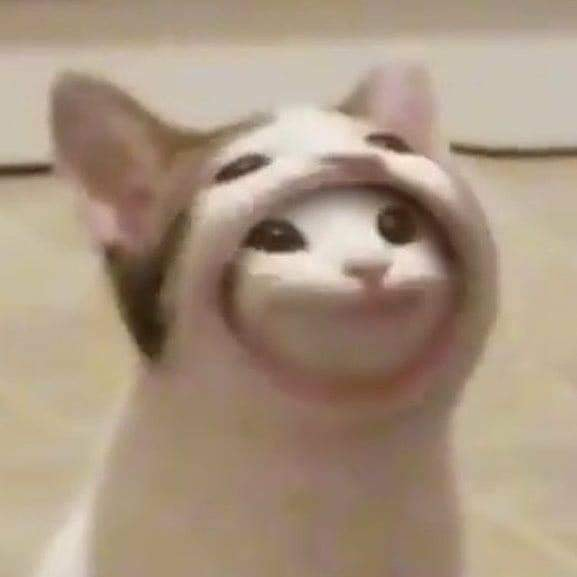
#> input picture FourierTransform/sample.jpg, 577 x 577 px, found by its file name
$ python FourierTransform.py
#> lines starting #> are read from the running program, lines starting #| are printed output that depends on the picture
import numpy as np
import cv2 as cv

img = cv.imread("D:\Work\Python\Image Processing\FourierTransform\sample.jpg", cv.IMREAD_GRAYSCALE)
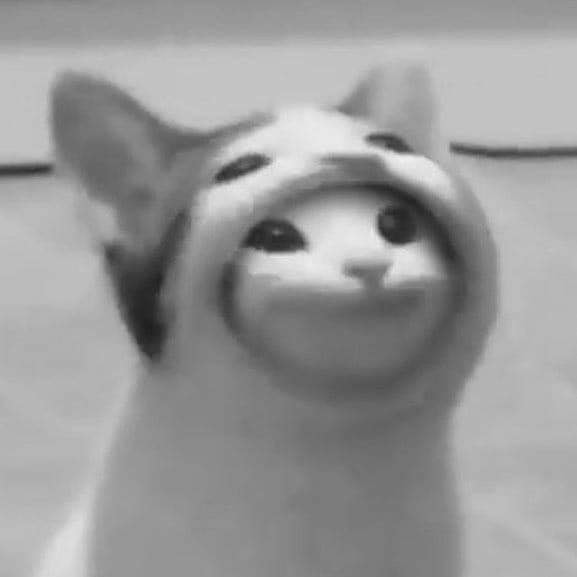
#> img: shape (577, 577); min 29, max 242, mean 152.9

# Cast Data type to float 32 bit
img = img.astype(np.float32);

#take Fourier transform
imgF = np.fft.fft2(img)

#ship (0,0) to center of image
imgF = np.fft.fftshift(imgF)

#find magnitude & phase
imgReal = np.real(imgF)
imgIma = np.imag(imgF)
imgMag = np.sqrt(imgReal**2 + imgIma**2)
imgPhs = np.arctan2(imgIma, imgReal)
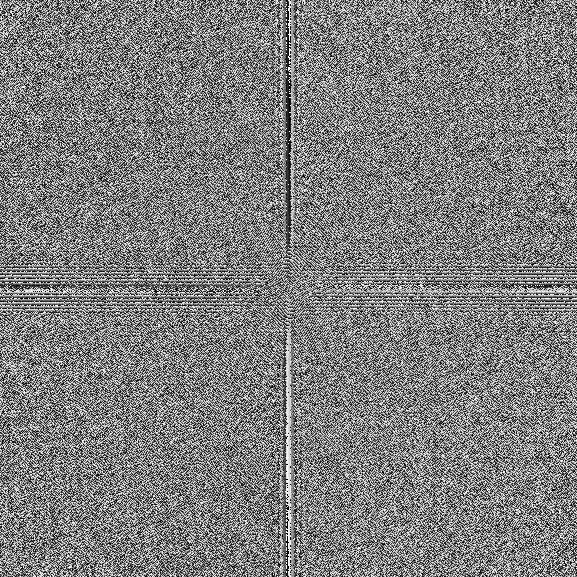
#> imgPhs: shape (577, 577) float64; min -3.14, max 3.14, mean -9.59e-17; drawn with min black and max white

# inverse Fourier transform
imgRealInv = imgMag*np.cos(imgPhs)
imgImaInv = imgMag*np.sin(imgPhs)

imgFInv = imgRealInv + imgImaInv*1j

imgFInv = np.fft.ifftshift(imgFInv)
imgInv = np.fft.ifft2(imgFInv)

imgInv = np.real(imgInv)
imgInv = imgInv.astype(np.uint8);

cv.imwrite("D:\Work\Python\Image Processing\FourierTransform\input.png", img)
cv.imwrite("D:\Work\Python\Image Processing\FourierTransform\output.png", imgInv)

# display magnitude
imgMag = np.log(1+imgMag)
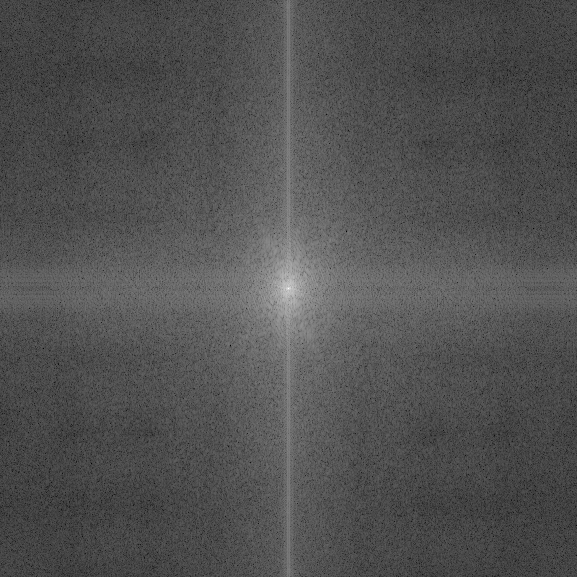
#> imgMag: shape (577, 577) float64; min 0.398, max 17.75, mean 5.95; drawn with min black and max white
imgMag = cv.normalize(imgMag, None, 0, 255, cv.NORM_MINMAX, cv.CV_8U)
cv.imwrite("D:\Work\Python\Image Processing\FourierTransform\magnitude.png", imgMag)
